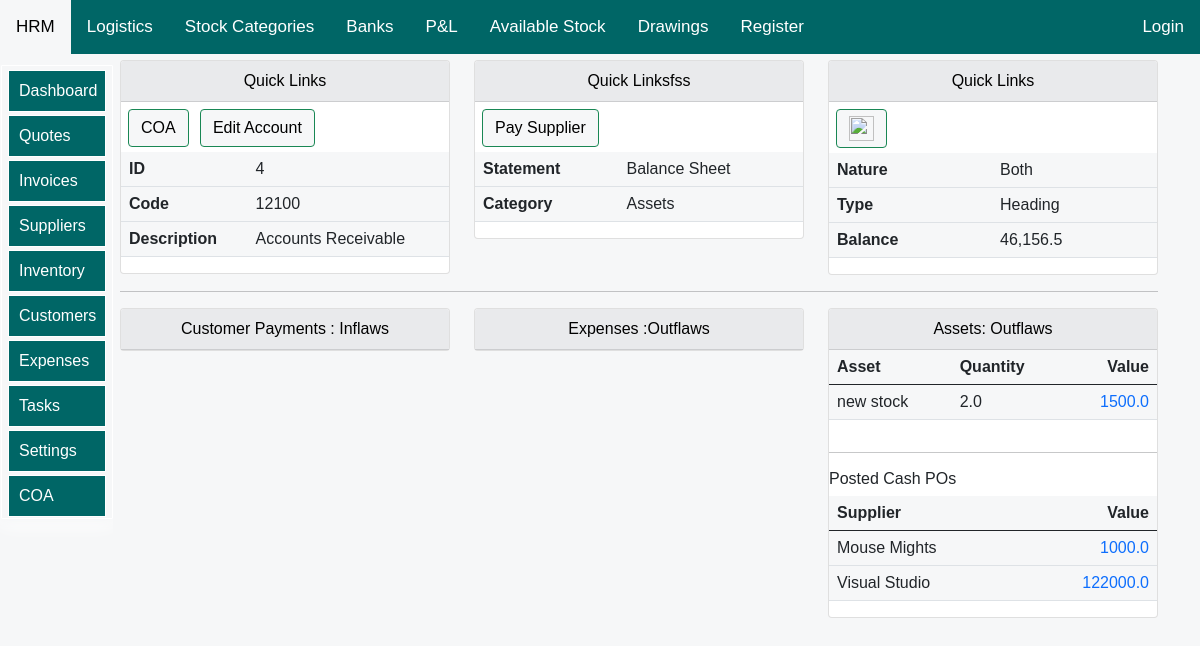
The app's page /View-Account-Details/4/ with its own data.
### allifmaalapp/models.py (models this page shows, shortened)
class AllifmaalChartOfAccountsModel(models.Model):
    mydefaultvalue=AllifmaalGeneralLedgersModel.objects.first()
    myitemid=mydefaultvalue.id
    Financial_Statement= [
    ('Income Statement','Income Statement'),
    ('Balance Sheet', 'Balance Sheet'),
    ]
    Account_nature= [
    ('Debit','Debit'),
    ('Credit', 'Credit'),
    ('Both', 'Both'),
    ]
    Account_Type= [
    ('Posting','Posting'),
    ('Heading', 'Heading'),
    ('Total', 'Total'),
    ('Begin-Total', 'Begin-Total'),
    ('End-Total', 'End-Total'),
    ]
    generalPosting=[
        ("sale","sale"),
        ("purchase","purchase"),
    ]
    code=models.CharField(max_length=20,blank=True,null=True,unique=True)
    description=models.CharField(max_length=30,blank=True,null=True,unique=True)
    balance=models.DecimalField(max_digits=10,blank=False,null=True,decimal_places=1,default=0)
    statement=models.CharField(choices=Financial_Statement,max_length=20,blank=True,null=True)
    category=models.ForeignKey(AllifmaalGeneralLedgersModel, blank=True, null=True, on_delete=models.SET_NULL,related_name='coaglrelname',default=myitemid)
    nature=models.CharField(choices=Account_nature,max_length=20,blank=True,null=True)
    type=models.CharField(choices=Account_Type,max_length=20,blank=True,null=True)
    posting=models.CharField(choices=generalPosting,max_length=20,blank=True,null=True)

class AllifmaalGeneralLedgersModel(models.Model):
    date=models.DateField(blank=True,null=True,auto_now_add=True)
    description=models.CharField(max_length=30,blank=True,null=True,unique=True)
    balance=models.DecimalField(max_digits=10,blank=False,null=True,decimal_places=1,default=0)
    def __str__(self):
        return str(self.description)

class AllifmaalAssetsModel(models.Model):
    payment_method=[("Cash","Cash"), ("Credit","Credit"),]
    supplier= models.ForeignKey(AllifmaalSuppliersModel,related_name="suplporelnmeasset",on_delete=models.SET_NULL,blank=False,null=True)
    payment_terms = models.CharField(choices=payment_method, default='Cash', max_length=20,blank=False)
    asset_account=models.ForeignKey(AllifmaalChartOfAccountsModel, blank=False, null=True,on_delete=models.SET_NULL,related_name='assetcoareln')
    cost_account=models.ForeignKey(AllifmaalChartOfAccountsModel, blank=False, null=True,on_delete=models.SET_NULL,related_name='costcoareln')
    description=models.CharField(max_length=30,blank=False,null=True)
    quantity=models.DecimalField(max_digits=10,blank=False,null=True,decimal_places=1,default=0)
    value=models.DecimalField(max_digits=10,blank=False,null=True,decimal_places=1,default=0)
    lifespan=models.CharField(max_length=10,blank=True,null=True)
    acquired= models.DateField(blank=True, null=True)

class AllifmaalPurchaseOrdersModel(models.Model):
    payment_method=[
        ("Cash","Cash"),
        ("Credit","Credit"),
    ]
    posting_status = [
    ('waiting','waiting'),
    ('posted', 'posted'),
    ]
    po_number = models.CharField(null=True, blank=True, max_length=100)
    shipping=models.DecimalField(max_digits=10,blank=False,null=True,decimal_places=1,default=0)
    uplift=models.DecimalField(max_digits=10,blank=False,null=True,decimal_places=1,default=2)
    comments = models.CharField(null=True, blank=True, max_length=100)
    supplier= models.ForeignKey(AllifmaalSuppliersModel,related_name="suplporelnme",on_delete=models.SET_NULL,blank=False,null=True)
    payment_terms = models.CharField(choices=payment_method, default='Cash', max_length=20)
    total=models.DecimalField(max_digits=10,blank=False,null=True,decimal_places=1,default=0)
    posting_po_status=models.CharField(choices=posting_status, default='waiting', max_length=100,blank=True,null=True)

class AllifmaalSuppliersModel(models.Model):
    Country = [
    ('Somalia', 'Somalia'),
     ('Somaliland', 'Somaliland'),
    ('Kenya', 'Kenya'),
     ('Other', 'Other'),
    ]
    name = models.CharField(null=True, blank=True, max_length=20)
    phone = models.CharField(null=True, blank=True, max_length=30)
    email= models.CharField(null=True, blank=True, max_length=100)
    country = models.CharField(choices=Country, blank=True, max_length=30)
    city= models.CharField(null=True, blank=True, max_length=30)
    address = models.CharField(null=True, blank=True, max_length=30)
    balance=models.DecimalField(max_digits=10,blank=False,null=True,decimal_places=1,default=0)
    turnover=models.DecimalField(max_digits=10,blank=False,null=True,decimal_places=1,default=0)
    contact = models.CharField(null=True, blank=True, max_length=30)
    def __str__(self):
        return '{}'.format(self.name)

### allifmaalapp/views.py (the view)
# urls.py: path('View-Account-Details/<str:pk>/', views.show_account_of_account_details, name="show_account_of_account_details"),
def show_account_of_account_details(request,pk):
    title="Chart Of Account Details"
    exprelated=AllifmaalExpensesModel.objects.all()
    try:
        account_details=AllifmaalChartOfAccountsModel.objects.get(id=pk)
    except:
        messages.error(request, 'Something went wrong')
        return redirect('allifmaalapp:allifmaal_add_show_chart_of_account')
    payments=AllifmaalCustomerPaymentsModel.objects.all().filter(account=account_details)
    expenses_from_acc=AllifmaalExpensesModel.objects.all().filter(pay_from=account_details)
    expenses_to_acc=AllifmaalExpensesModel.objects.all().filter(pay_to=account_details)
    assets=AllifmaalAssetsModel.objects.all().filter(cost_account=account_details)
    asset=AllifmaalAssetsModel.objects.all().filter(asset_account=account_details)
    acc_receivables=AllifmaalCustomersModel.objects.filter(balance__gt=1)
    cash_posted_POs=AllifmaalPurchaseOrdersModel.objects.all().filter(payment_terms="Cash", posting_po_status="posted",total__gt=0)
    context={
        "account_details":account_details,
        "title":title,
        "exprelated":exprelated,
        "payments":payments,
        "expenses_from_acc":expenses_from_acc,
        "expenses_to_acc":expenses_to_acc,
        "assets":assets,
        "asset":asset,
        "cash_posted_POs":cash_posted_POs,
        "acc_receivables":acc_receivables,
    }
    return render(request,'allifmaalapp/accounts/account-details.html',context)

### allifmaalapp/templates/allifmaalapp/accounts/account-details.html (shortened to what this page needs)
{% extends 'allifmaalapp/bases/allifbase.html'%}
{% load static %}
{% load humanize %}
{% load crispy_forms_tags %}
{% block style %}
<link href="{% static 'css/bootstrap.min.css' %}" rel="stylesheet">
<link rel="stylesheet" href="https://use.fontawesome.com/releases/v5.15.2/css/all.css"
>
<link href="{% static 'js/jquery-ui-1.12.1/jquery-ui.min.css' %}" rel="stylesheet">
<link href="{% static 'js/jquery-ui-1.12.1/jquery-ui.structure.min.css' %}" rel="stylesheet">
<link href="{% static 'js/jquery-ui-1.12.1/jquery-ui.theme.min.css' %}" rel="stylesheet">
   {%endblock%}
   {% block body %}
<div class="container">
<div class="row mt-12" >
<div class="col-md-4">
    <div class="card">
        <div id="allif-section-headers" class="card-header ">
            Quick Links
        </div>
        <div >
          <a  href="{% url 'allifmaalapp:allifmaal_add_show_chart_of_account' %}">
            <button id="allif-link-buttons" type="button" class="btn btn-success mybuttonlinks" >
            COA</button></a>
    <a  href="{% url 'allifmaalapp:edit_chart_of_account' account_details.id %}">
    <button id="allif-link-buttons" type="button" class="btn btn-success mybuttonlinks" >
    Edit Account</button></a>
    </div>
      <table class="table">
        <tbody>
          <tr>
            <th>ID</th>
            <td>{{account_details.id}}</td>
            </tr>
            <tr>
                <th>Code</th>
                <td>{{account_details.code}}</td>
                </tr>
                <tr>
                <th>Description</th>
                <td>{{account_details.description}}</td>
                </tr>
        </tbody>
        </table>
            </div>
        </div>
<div class="col-md-4">
    <div class="card">
        <div id="allif-section-headers" class="card-header ">
            Quick Linksfss
        </div>
        <div >
        <a  href="">
        <button id="allif-link-buttons" type="button" class="btn btn-success mybuttonlinks" >
        Pay Supplier</button></a>
        </div>
      <table class="table">
        <tbody>
        <tr>
        <th>Statement</th>
        <td>{{account_details.statement}}</td>
        </tr>
        <tr>
        <th>Category</th>
        <td>{{account_details.category}}</td>
        </tr>
  </tbody>
  </table>
            </div>
        </div>
<div class="col-md-4">
    <div class="card">
        <div id="allif-section-headers" class="card-header ">
            Quick Links
        </div>
        <div >
    <a  href="{% url 'allifmaalapp:allifmaal_delete_chart_of_account' account_details.id %}">
    <button id="allif-link-buttons" type="button" class="btn btn-success mybuttonlinks" >
        <img src="{% static 'images/delete.png'%}" width="25"></button></a>
    </div>
      <table class="table">
        <tbody>
            <tr>
                <th>Nature</th>
                <td>{{account_details.nature}}</td>
                </tr>
                <tr>
                <th>Type</th>
                <td>{{account_details.type}}</td>
                </tr>
                <tr>
                    <th>Balance</th>
                    <td>{{account_details.balance|intcomma}}</td>
                    </tr>
        </tbody>
        </table>
            </div>
        </div>
    </div>
    <hr>
<div class="row mt-12" >
  <div class="col-md-4">
      <div class="card">
          <div id="allif-section-headers" class="card-header ">
              Customer Payments : Inflaws
          </div>
              </div>
          </div>
  <div class="col-md-4">
      <div class="card">
          <div id="allif-section-headers" class="card-header ">
              Expenses :Outflaws
          </div>
              </div>
          </div>
  <div class="col-md-4">
      <div class="card">
          <div id="allif-section-headers" class="card-header ">
            Assets: Outflaws
          </div>
      {% if assets %}
          <table class="table">
            <thead>
            <tr>
            <th>Asset</th>
            <th>Quantity</th>
            <th class="alliftable">Value</th>
            </tr>
        </thead>
        <tbody>
          {% for asset in assets %}
          <tr>
            <td>{{asset.description}}</td>
            <td>{{asset.quantity}}</td>
            <td class="alliftable">
              <a href="">
              {{asset.value}}
            </a>
            </td>
          </tr>
          {% endfor %}
        </tbody>
      </table>
         {% endif %}
         {% if cash_posted_POs %}
         <hr>
         <h6>Posted Cash POs</h6>
          <table class="table">
            <thead>
            <tr>
            <th>Supplier</th>
            <th class="alliftable">Value</th>
            </tr>
        </thead>
        <tbody>
          {% for po in cash_posted_POs %}
          <tr>
            <td>{{po.supplier}}</td>
            <td class="alliftable">
              <a href="">
                {{po.total}}
            </a>
            </td>
          </tr>
          {% endfor %}
        </tbody>
      </table>
         {% endif %}
              </div>
          </div>
      </div>
</div>
   {% endblock %}

### allifmaalapp/templates/allifmaalapp/accounts/account-details.html (style rules this page uses)
body { font-size: 2rem; opacity: 1; position:sticky; overflow: auto; text-align: left; max-width: 100%; background-color: #F6F7F8; margin: auto; padding: auto; }
.container { background-color: #F6F7F8; }
table { background-color: #F6F7F8; }
.mybuttonlinks { margin-top: 7px; margin-left: 7px; margin-bottom: 5px; }
#allif-section-headers { background-color: #e9eaec; color: black; font-size: 16px; text-align: center; }
#allif-link-buttons { background-color: #F6F7F8; color: black; }
@media screen and (min-width:1000px) and (max-width:2000px) { .container { margin-top: 10px; display: block; font-size: 0.95rem; margin-left:auto ; margin-right: auto; margin: auto; padding-left: 90px; } }
a:link { text-decoration: none; }
.alliftable { text-align: right; }

### allifmaalapp/templates/allifmaalapp/bases/topnavbar.html (style rules this page uses)
body { margin: 0; font-family: Arial, Helvetica, sans-serif; }

### allifmaalapp/templates/allifmaalapp/bases/sidenavbar.html (style rules this page uses)
:root { --sidebar_font_size:1.0rem; }

### records on screen
AllifmaalChartOfAccountsModel: id "4", code "12100", description "Accounts Receivable", statement "Balance Sheet", category "Assets", nature "Both", type "Heading", balance "46,156.5"
AllifmaalAssetsModel: description "new stock", quantity "2.0", value "1500.0"
AllifmaalPurchaseOrdersModel: supplier "Mouse Mights", total "1000.0"
AllifmaalPurchaseOrdersModel: supplier "Visual Studio", total "122000.0"
